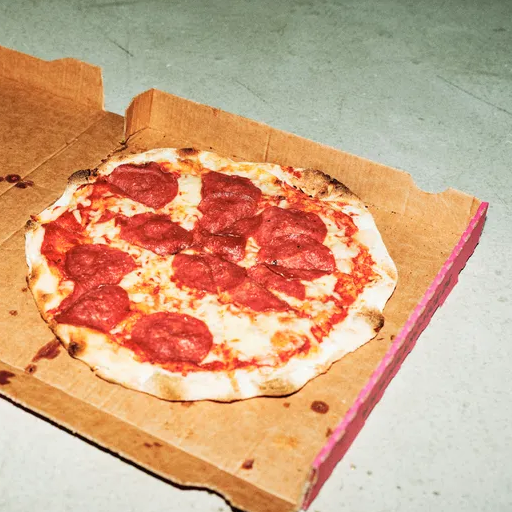
#> input picture edge detection/resources/pizza.png, 512 x 512 px
$ python canny_egde_detection.py
#> lines starting #> are read from the running program, lines starting #| are printed output that depends on the picture
import numpy as np
import cv2 as cv
from matplotlib import pyplot as plt

img = cv.imread('resources/pizza.png', cv.IMREAD_GRAYSCALE)
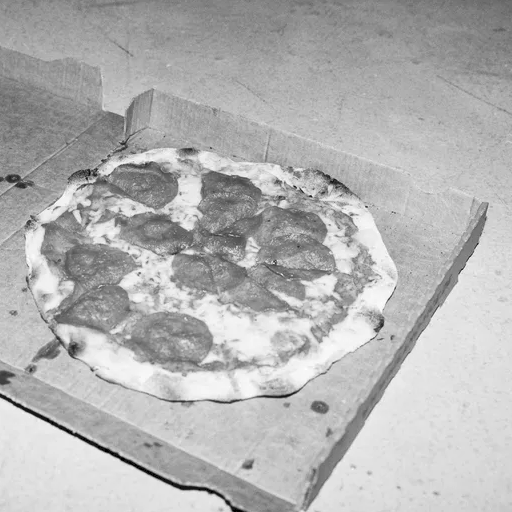
#> img: shape (512, 512); min 0, max 255, mean 179
assert img is not None, "file could not be read, check with os.path.exists()"
edges = cv.Canny(img,100,200)
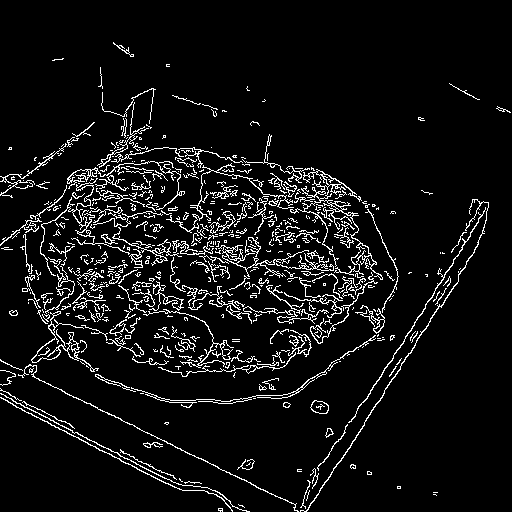
#> edges: shape (512, 512); 7% white in thin lines or dots

# save image
cv.imwrite('output/output.png', edges)

plt.show()
